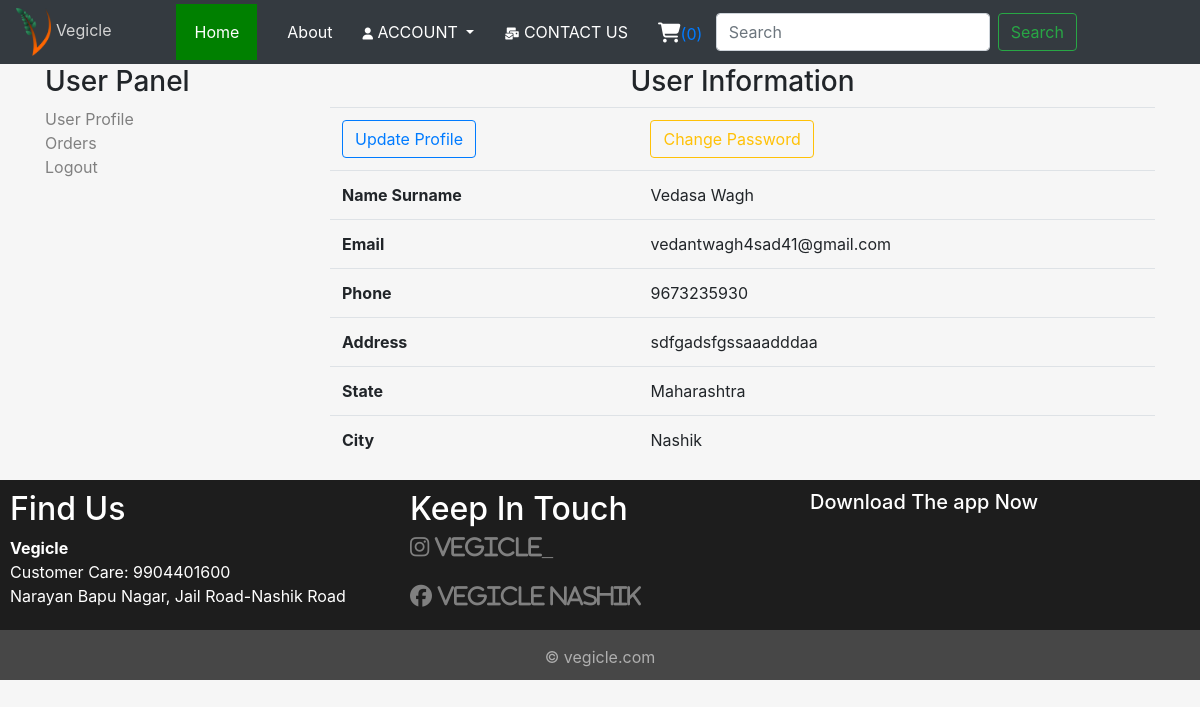
/user/ (signed in), run on the app's committed database.
### user/models.py (models this page shows, shortened)
class UserProfile(models.Model):
    user = models.OneToOneField(User, on_delete=models.CASCADE)
    phone = models.CharField(blank=True, max_length=20)
    email = models.CharField(blank=True, max_length=20)
    address = models.CharField(blank=True, max_length=200)
    city = models.CharField(blank=True, max_length=20)
    state = models.CharField(blank=True, max_length=20)

### user/views.py (the view)
# urls.py: path("", views.index, name="ShopHome"),
@login_required(login_url='/login')
def index(request):
    current_user = request.user
    profile = UserProfile.objects.get(user_id=current_user.id)
    context = {'profile': profile}
    return render(request, 'user/user_profile.html', context)

### cart/cart.py (called while the page is built)
    def __iter__(self):
        for item in self.cart.item_set.all():
            yield item

    def new(self, request):
        cart = models.Cart.objects.create(creation_date=datetime.datetime.now())
        request.session[CART_ID] = cart.id
        return cart

### shop/context_processors.py (called while the page is built)
def cart(request):
    items_count = 0
    for item in Cart(request):
        items_count = items_count + 1
    return {'cart_items': items_count}

### user/templates/user/user_profile.html (shortened to what this page needs)
{% extends 'shop/basic.html' %}
{% block body %}
<div class="section">
    <div class="container">
        <div class="row">
            {% include 'user/user_panel.html' %}
            <div class="col-md-9">
                <div class="section-title">
                    <h3 class="text-center"> User Information</h3>
                </div>
                <table class="shopping-cart-table table">
                    <tr>
                        <td>
                            <a href="/user/update" class="btn btn-outline-primary">Update Profile</a></td>
                        <td>
                            <a href="/user/password" class="btn btn-outline-warning">Change Password</a>
                        </td>
                    </tr>
                    <tr>
                        <th class="text-left">Name Surname</th>
                        <td class="text-left">{{user.first_name}} {{user.last_name}} </td>
                    </tr>
                    <tr>
                        <th class="text-left">Email</th>
                        <td class="text-left">{{ user.email}}</td>
                    </tr>
                    <tr>
                        <th class="text-left">Phone</th>
                        <td class="text-left">{{ user.username}}</td>
                    </tr>
                    <tr>
                        <th class="text-left">Address</th>
                        <td class="text-left">{{ profile.address}}</td>
                    </tr>
                    <tr>
                        <th class="text-left">State</th>
                        <td class="text-left">{{ profile.state}}</td>
                    </tr>
                    <tr>
                        <th class="text-left">City</th>
                        <td class="text-left">{{ profile.city}}</td>
                    </tr>
                </table>
            </div>
        </div>
    </div>
</div>
{% endblock %}

### shop/static/css/style.css (style rules this page uses)
* { padding: 0; margin: 50; text-decoration: none; list-style: none; box-sizing: border-box; }
html, body { height: 100%; padding: 0px; margin: 0px; background: #f6f6f6; }

### data on the page
UserProfile: address "sdfgadsfgssaaadddaa", state "Maharashtra", city "Nashik"

### other printed values
{{ cart_items }} "0"
{{ user.first_name }} "Vedasa"
{{ user.last_name }} "Wagh"
{{ user.email }} "vedantwagh4sad41@gmail.com"
{{ user.username }} "9673235930"
